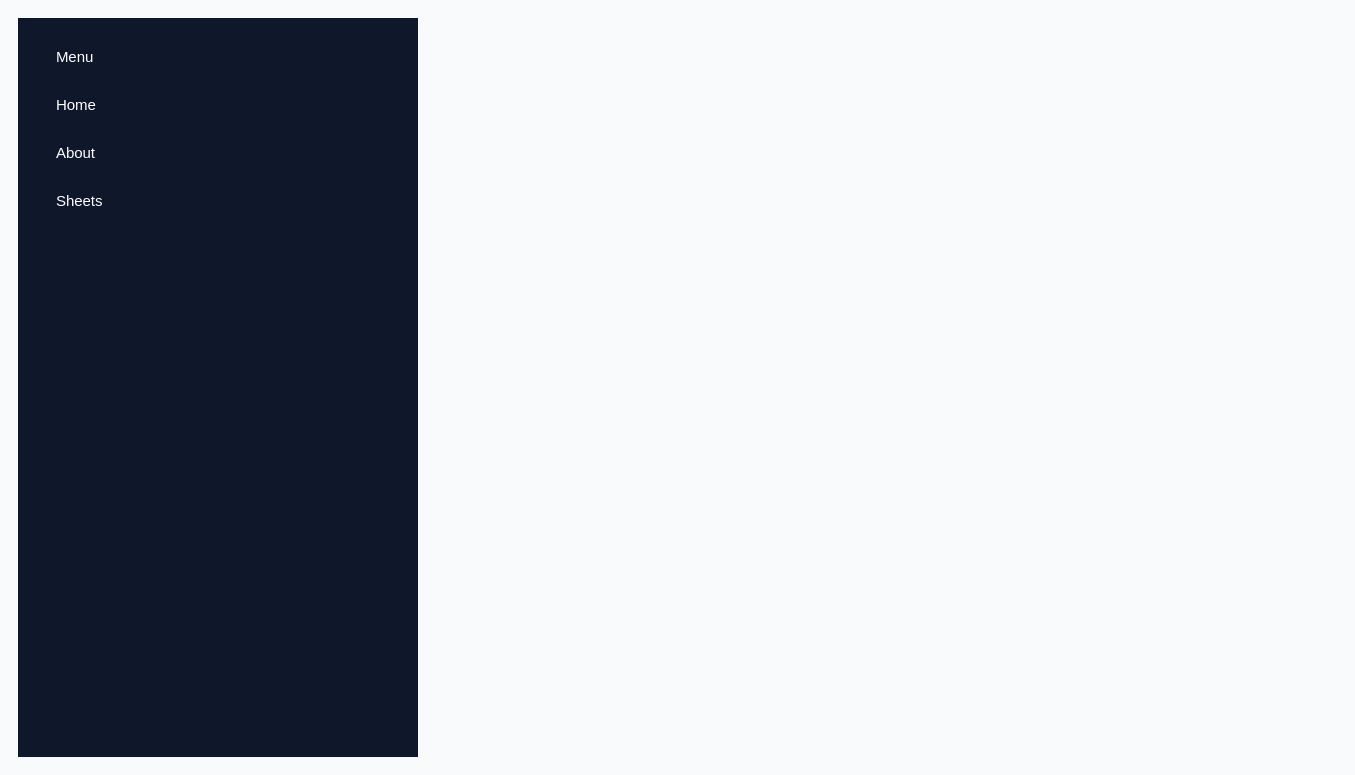
<?xml version="1.0" encoding="UTF-8"?>
<ui version="4.0">
 <class>MainWindow</class>
 <widget class="QMainWindow" name="MainWindow">
  <property name="geometry">
   <rect>
    <x>0</x>
    <y>0</y>
    <width>1355</width>
    <height>775</height>
   </rect>
  </property>
  <property name="windowTitle">
   <string>MainWindow</string>
  </property>
  <property name="styleSheet">
   <string notr="true">background-color: #F8FAFC;

border: none;

</string>
  </property>
  <property name="animated">
   <bool>true</bool>
  </property>
  <widget class="QWidget" name="centralwidget">
   <layout class="QGridLayout" name="gridLayout_2">
    <item row="0" column="0">
     <widget class="QWidget" name="widget" native="true">
      <layout class="QGridLayout" name="gridLayout">
       <item row="0" column="0" rowspan="2">
        <widget class="QWidget" name="Sidebar" native="true">
         <property name="minimumSize">
          <size>
           <width>400</width>
           <height>0</height>
          </size>
         </property>
         <property name="maximumSize">
          <size>
           <width>400</width>
           <height>16777215</height>
          </size>
         </property>
         <property name="styleSheet">
          <string notr="true">background-color: #0F172A;

</string>
         </property>
         <layout class="QGridLayout" name="gridLayout_5">
          <item row="0" column="0" alignment="Qt::AlignmentFlag::AlignTop">
           <widget class="QWidget" name="verticaloptions" native="true">
            <property name="styleSheet">
             <string notr="true">QPushButton {
    background: transparent;
    border: none;
    padding: 12px 20px;
    text-align: left;
    font-size: 15px;
}

QPushButton:hover {
    background-color: rgba(255,255,255,0.08);
}

QPushButton[active=&quot;true&quot;] {
    background-color: rgba(255,255,255,0.15);
    border-left: 4px solid #00C2C7;
}</string>
            </property>
            <layout class="QVBoxLayout" name="verticalLayout">
             <item alignment="Qt::AlignmentFlag::AlignTop">
              <widget class="QPushButton" name="menuButton">
               <property name="font">
                <font>
                 <pointsize>-1</pointsize>
                </font>
               </property>
               <property name="styleSheet">
                <string notr="true">color: white;


   </string>
               </property>
               <property name="text">
                <string>Menu</string>
               </property>
              </widget>
             </item>
             <item>
              <widget class="QPushButton" name="homeButton">
               <property name="font">
                <font>
                 <pointsize>-1</pointsize>
                </font>
               </property>
               <property name="styleSheet">
                <string notr="true">color: white;</string>
               </property>
               <property name="text">
                <string>Home</string>
               </property>
              </widget>
             </item>
             <item>
              <widget class="QPushButton" name="aboutButton">
               <property name="font">
                <font>
                 <pointsize>-1</pointsize>
                </font>
               </property>
               <property name="styleSheet">
                <string notr="true">color: white;</string>
               </property>
               <property name="text">
                <string>About</string>
               </property>
              </widget>
             </item>
             <item>
              <widget class="QPushButton" name="sheetsButton">
               <property name="styleSheet">
                <string notr="true">color: white;</string>
               </property>
               <property name="text">
                <string>Sheets</string>
               </property>
              </widget>
             </item>
            </layout>
           </widget>
          </item>
         </layout>
        </widget>
       </item>
       <item row="0" column="1">
        <widget class="QStackedWidget" name="stackedWidget">
         <property name="styleSheet">
          <string notr="true">background-color: #F8FAFC;</string>
         </property>
         <property name="currentIndex">
          <number>0</number>
         </property>
         <widget class="QWidget" name="Home">
          <layout class="QGridLayout" name="gridLayout_4">
           <item row="0" column="0">
            <widget class="QWidget" name="Logo" native="true">
             <layout class="QGridLayout" name="gridLayout_3">
              <item row="0" column="0" alignment="Qt::AlignmentFlag::AlignHCenter">
               <widget class="QLabel" name="label">
                <property name="maximumSize">
                 <size>
                  <width>500</width>
                  <height>500</height>
                 </size>
                </property>
                <property name="text">
                 <string/>
                </property>
                <property name="pixmap">
                 <pixmap resource="resources.qrc">:/newPrefix/homeLogo.png</pixmap>
                </property>
                <property name="scaledContents">
                 <bool>true</bool>
                </property>
               </widget>
              </item>
             </layout>
            </widget>
           </item>
          </layout>
         </widget>
         <widget class="QWidget" name="about">
          <property name="minimumSize">
           <size>
            <width>913</width>
            <height>0</height>
           </size>
          </property>
          <layout class="QGridLayout" name="gridLayout_7">
           <item row="2" column="0">
            <widget class="QWidget" name="picture" native="true">
             <layout class="QGridLayout" name="gridLayout_8">
              <item row="0" column="0">
               <widget class="QLabel" name="label_2">
                <property name="maximumSize">
                 <size>
                  <width>180</width>
                  <height>150</height>
                 </size>
                </property>
                <property name="text">
                 <string/>
                </property>
                <property name="pixmap">
                 <pixmap resource="resources.qrc">:/newPrefix/vinicius.png</pixmap>
                </property>
                <property name="scaledContents">
                 <bool>true</bool>
                </property>
               </widget>
              </item>
              <item row="0" column="1">
               <widget class="QLabel" name="website">
                <property name="maximumSize">
                 <size>
                  <width>180</width>
                  <height>180</height>
                 </size>
                </property>
                <property name="text">
                 <string/>
                </property>
                <property name="pixmap">
                 <pixmap resource="resources.qrc">:/newPrefix/site.png</pixmap>
                </property>
                <property name="scaledContents">
                 <bool>true</bool>
                </property>
               </widget>
              </item>
             </layout>
            </widget>
           </item>
           <item row="1" column="0">
            <widget class="QWidget" name="aboutText" native="true">
             <layout class="QGridLayout" name="gridLayout_6">
              <item row="0" column="0">
               <widget class="QLabel" name="text">
                <property name="maximumSize">
                 <size>
                  <width>700</width>
                  <height>16777215</height>
                 </size>
                </property>
                <property name="font">
                 <font>
                  <pointsize>-1</pointsize>
                 </font>
                </property>
                <property name="styleSheet">
                 <string notr="true">font-size: 25px;
    color: black;
    line-height: 22px;</string>
                </property>
                <property name="text">
                 <string>PyClef was born from a passion for both music and technology.
It was created with the goal of simplifying the reading and analysis of musical scores by combining computational intelligence with music theory in a modern, accessible, and efficient tool.

The idea emerged from the need to transform how musicians and students interact with digital sheet musi, making the process more intuitive, faster, and increasingly automated.

Developed by Vinícius Fernandes, PyClef represents the convergence of artistic creativity and technological innovation.</string>
                </property>
                <property name="textFormat">
                 <enum>Qt::TextFormat::RichText</enum>
                </property>
                <property name="alignment">
                 <set>Qt::AlignmentFlag::AlignLeading|Qt::AlignmentFlag::AlignLeft|Qt::AlignmentFlag::AlignTop</set>
                </property>
                <property name="wordWrap">
                 <bool>true</bool>
                </property>
               </widget>
              </item>
             </layout>
            </widget>
           </item>
           <item row="0" column="0">
            <widget class="QWidget" name="logoAbout" native="true">
             <property name="minimumSize">
              <size>
               <width>0</width>
               <height>320</height>
              </size>
             </property>
             <property name="maximumSize">
              <size>
               <width>16777215</width>
               <height>320</height>
              </size>
             </property>
             <layout class="QGridLayout" name="gridLayout_9">
              <item row="0" column="0">
               <widget class="QLabel" name="label_3">
                <property name="maximumSize">
                 <size>
                  <width>300</width>
                  <height>300</height>
                 </size>
                </property>
                <property name="text">
                 <string/>
                </property>
                <property name="pixmap">
                 <pixmap resource="resources.qrc">:/newPrefix/logo.png</pixmap>
                </property>
                <property name="scaledContents">
                 <bool>true</bool>
                </property>
               </widget>
              </item>
             </layout>
            </widget>
           </item>
          </layout>
         </widget>
         <widget class="QWidget" name="page">
          <layout class="QGridLayout" name="gridLayout_10">
           <item row="0" column="0">
            <widget class="QWidget" name="widget_2" native="true">
             <layout class="QHBoxLayout" name="horizontalLayout">
              <item>
               <widget class="QPushButton" name="selectsheetButton">
                <property name="minimumSize">
                 <size>
                  <width>200</width>
                  <height>200</height>
                 </size>
                </property>
                <property name="maximumSize">
                 <size>
                  <width>200</width>
                  <height>200</height>
                 </size>
                </property>
                <property name="text">
                 <string/>
                </property>
                <property name="icon">
                 <iconset resource="resources.qrc">
                  <normaloff>:/newPrefix/partiture.png</normaloff>:/newPrefix/partiture.png</iconset>
                </property>
                <property name="iconSize">
                 <size>
                  <width>200</width>
                  <height>200</height>
                 </size>
                </property>
               </widget>
              </item>
             </layout>
            </widget>
           </item>
          </layout>
         </widget>
        </widget>
       </item>
      </layout>
     </widget>
    </item>
   </layout>
  </widget>
 </widget>
 <resources>
  <include location="resources.qrc"/>
 </resources>
 <connections/>
</ui>
